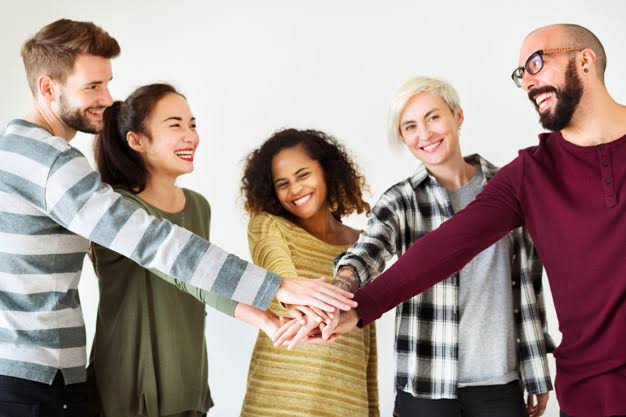
#> input picture images/1.jpg, 626 x 417 px
$ python reconhecimento_com_haarcascade.py
#> lines starting #> are read from the running program, lines starting #| are printed output that depends on the picture; after the words box and inside, x2 and y2 are one past the last pixel; in counts of white or black regions, pixels touching at a corner belong together
#!/usr/bin/env python
# -*- coding: utf-8 -*-
#███╗   ███╗ █████╗ ███╗   ██╗██╗ ██████╗ ██████╗ ███╗   ███╗██╗ ██████╗
#████╗ ████║██╔══██╗████╗  ██║██║██╔════╝██╔═══██╗████╗ ████║██║██╔═══██╗
#██╔████╔██║███████║██╔██╗ ██║██║██║     ██║   ██║██╔████╔██║██║██║   ██║
#██║╚██╔╝██║██╔══██║██║╚██╗██║██║██║     ██║   ██║██║╚██╔╝██║██║██║   ██║
#██║ ╚═╝ ██║██║  ██║██║ ╚████║██║╚██████╗╚██████╔╝██║ ╚═╝ ██║██║╚██████╔╝
#╚═╝     ╚═╝╚═╝  ╚═╝╚═╝  ╚═══╝╚═╝ ╚═════╝ ╚═════╝ ╚═╝     ╚═╝╚═╝ ╚═════╝
#            @GorpoOrko | Manicomio TCXS Project | 2020
import numpy as np
import cv2

#chama o classificador xml haarcascade
cascade = cv2.CascadeClassifier('haarcascade_frontalface_default.xml')
#chama a imagem
imagem = cv2.imread('images/1.jpg')
#> imagem is the input picture: shape (417, 626, 3); mean B, G, R 142.2, 148.5, 166.3
#cinza -porque o opencv, reconhece melhor escalas de cinza
cinza = cv2.cvtColor(imagem,cv2.COLOR_BGR2GRAY)
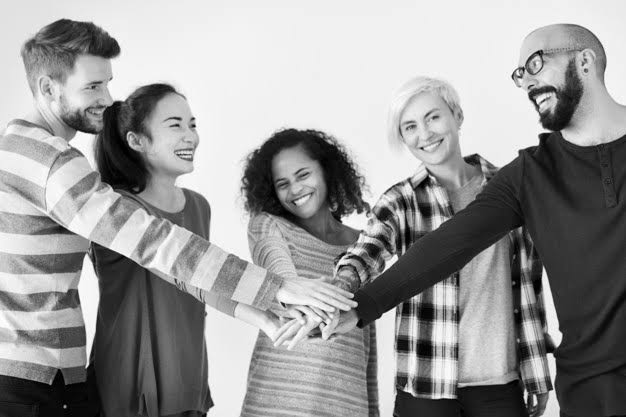
#> cinza: shape (417, 626); min 0, max 255, mean 153.1

#aplica o classificador na nossa imagem EM CINZA - scaleFactor=1.08, minNeighbors=vizinhos 1-9
faces = cascade.detectMultiScale(cinza, scaleFactor=1.08, minNeighbors=4)
#> faces = [[148, 97, 73, 73], [263, 154, 60, 60]]

#loop para criar os quadrados de reconhecimento
for(x, y, w, h) in faces:
    detectada = cv2.rectangle(imagem, (x, y), (x + w, y + h), (116, 90, 53), 2, cv2.LINE_AA)
    #texto em cima da sua caixa de reconhecimento - isto nao foi passado no tutorial
    cv2.putText(imagem, 'sua_escolha', (x, y - 10), cv2.FONT_HERSHEY_SIMPLEX, 0.9, (116, 90, 53), 2, cv2.LINE_AA)
#> this loop made 2 passes
#> pass 2, `detectada = cv2.rectangle(imagem, (x, y), (x + w, y + h), (116, 90, 53..`:
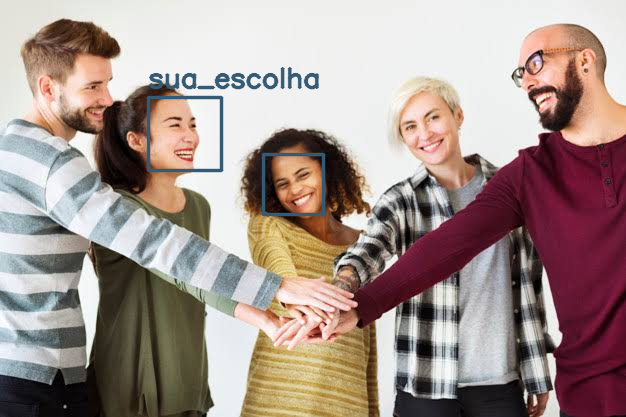
#> detectada: shape (417, 626, 3); mean B, G, R 141.7, 147.6, 164.7
#> after the loop:
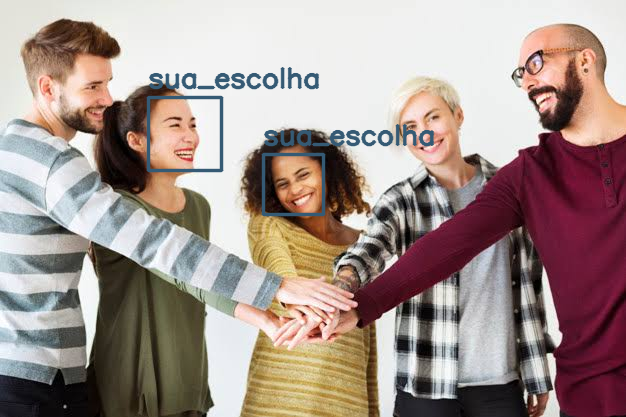
#> imagem: shape (417, 626, 3); 2.61% of pixels changed, all inside (x1, y1, x2, y2) = (146, 67, 435, 217)


#final do codigo
cv2.imshow('Manicomio', imagem)
cv2.waitKey()
cv2.destroyAllWindows()

$ run again, with images/3.jpg copied over images/1.jpg
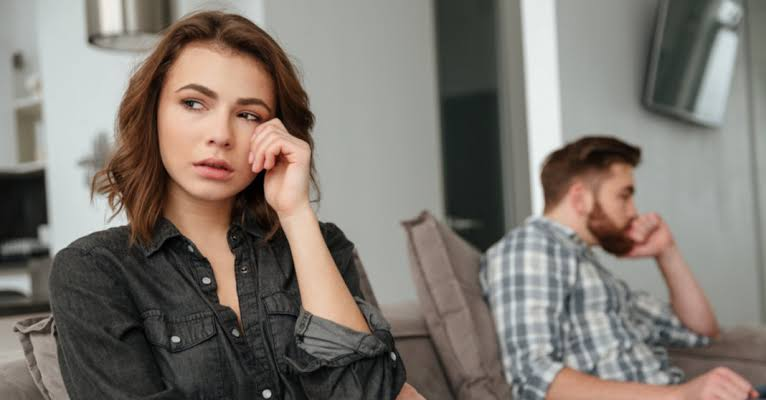
#> input picture images/3.jpg, 766 x 400 px
#> imagem is the input picture: shape (400, 766, 3); mean B, G, R 112.6, 119.7, 126.6
#> `cinza = cv2.cvtColor(imagem,cv2.COLOR_BGR2GRAY)`:
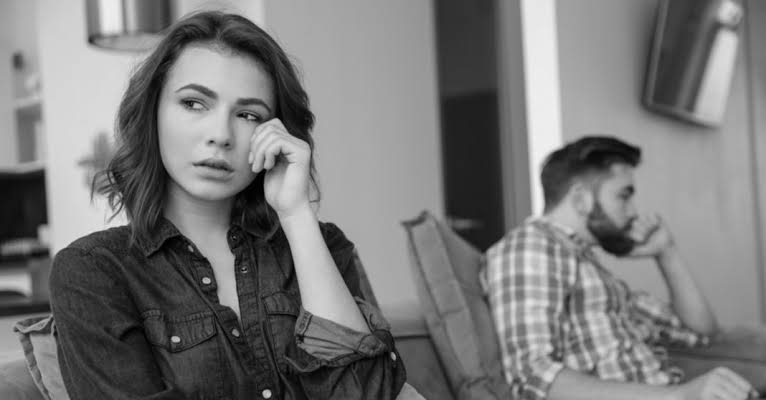
#> cinza: shape (400, 766); min 0, max 245, mean 121
#> faces = [[138, 299, 27, 27], [144, 48, 152, 152]]
#> the loop `for(x, y, w, h) in faces:` made 2 passes
#> after the loop `for(x, y, w, h) in faces:`:
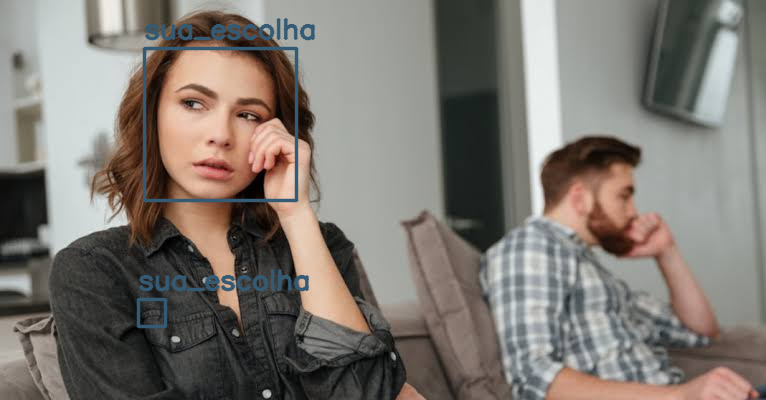
#> imagem: shape (400, 766, 3); 2.48% of pixels changed, all inside (x1, y1, x2, y2) = (136, 18, 316, 329)

$ run again, with images/4.jpg copied over images/1.jpg
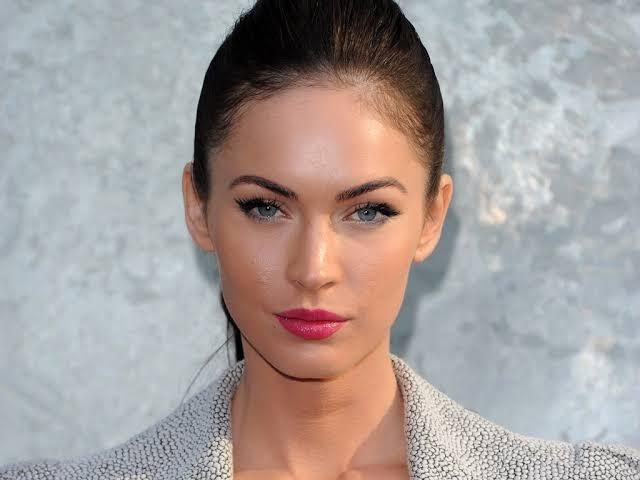
#> input picture images/4.jpg, 640 x 480 px
#> imagem is the input picture: shape (480, 640, 3); mean B, G, R 155.7, 158.5, 167.2
#> `cinza = cv2.cvtColor(imagem,cv2.COLOR_BGR2GRAY)`:
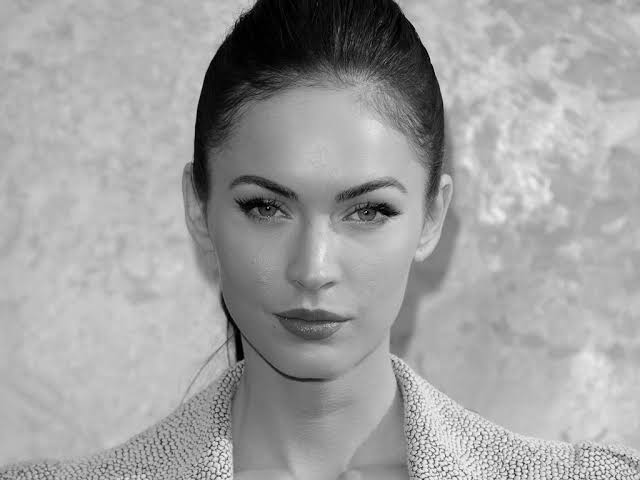
#> cinza: shape (480, 640); min 0, max 255, mean 160.7
#> faces = [[171, 98, 291, 291]]
#> the loop `for(x, y, w, h) in faces:` made 1 pass
#> after the loop `for(x, y, w, h) in faces:`:
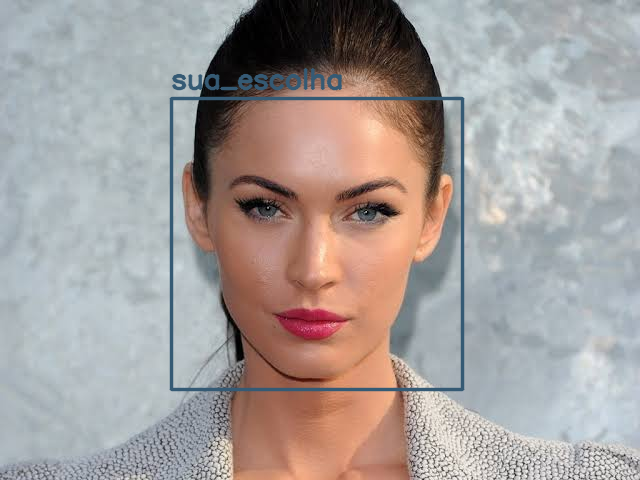
#> imagem: shape (480, 640, 3); 2.56% of pixels changed, all inside (x1, y1, x2, y2) = (169, 68, 465, 392)
